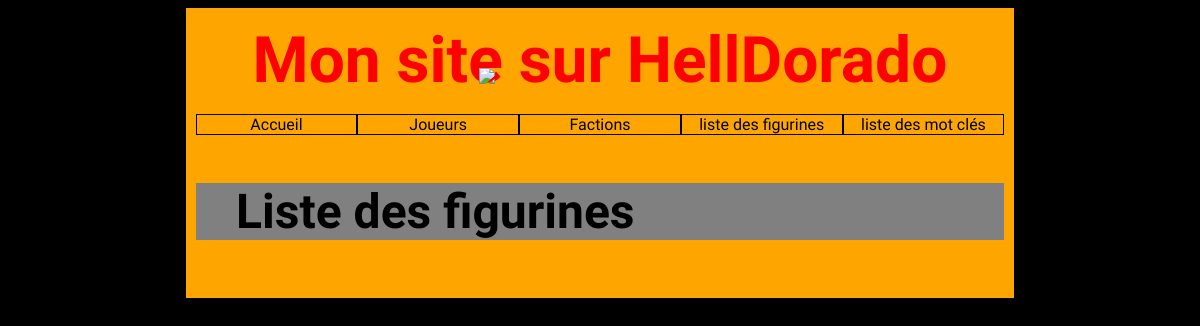
The page /helldorado/figurine/ on the database as committed earlier.
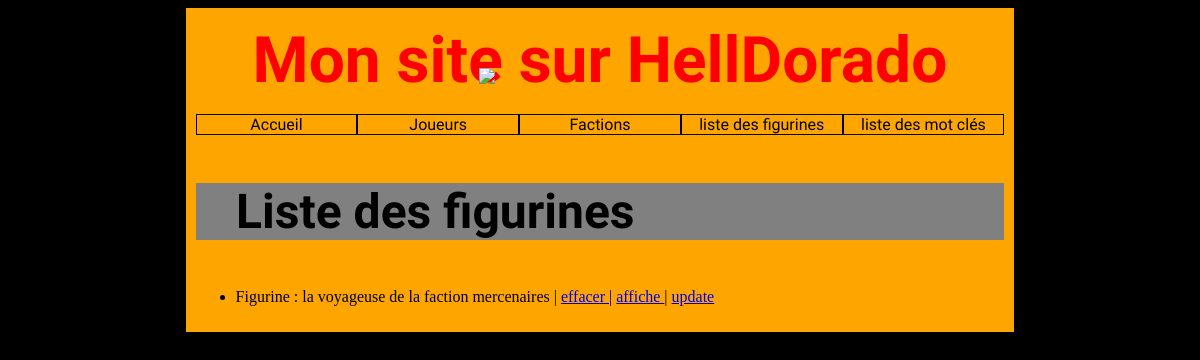
The same page on the database as committed later.
### helldorado/models.py (models this page shows, shortened)
class Figurine(models.Model):
    GRADE = [
        ("officier", "Officier" ),
        ("independant", "indépendant"),
        ("troupier","troupier")
    ]
    name = models.CharField(max_length=100)
    grade = models.CharField(max_length= 30, choices = GRADE, default="troupier")
    hit = models.IntegerField(blank=True)
    move = models.IntegerField()
    fight = models.IntegerField()
    defense = models.IntegerField()
    health = models.IntegerField()
    frequence = models.IntegerField(default=1)
    faction = models.ForeignKey(Faction, on_delete=models.CASCADE)
    keywords = models.ManyToManyField(Keywords, blank=True)
    image = models.ImageField(default=None, upload_to="images", height_field=None, width_field=None)

class Faction(models.Model):
    nom = models.CharField(max_length=50)
    description = models.TextField(blank=True)

### helldorado/views.py (the view)
# urls.py: path("figurine/",views.figurine),
def figurine(request):
    liste = list(models.Figurine.objects.all())
    return render(request, "helldorado/listefigurine.html", {"liste": liste})

### helldorado/templates/helldorado/listefigurine.html (shortened to what this page needs)
{% extends 'helldorado/main.html' %}
{% block content %}
    <h3> Liste des figurines </h3>
        <ul>
    {% for l in liste %}
        <li> Figurine : {{l.name}} de la faction {{l.faction.nom}}
            | <a href="/helldorado/figurine/delete/{{l.id}}"> effacer </a>
            | <a href="/helldorado/figurine/affiche/{{l.id}}"> affiche </a>
            | <a href="/helldorado/figurine/update/{{l.id}}"> update </a></li>
     {% endfor%}
        </ul>
{% endblock%}

### helldorado/templates/helldorado/main.html (shortened to what this page needs)
<!DOCTYPE html>
<html lang="en">
<head>
    {% load static %}
    <link href="{%static 'hell.css'%}" rel="stylesheet" type="text/css"/>
</head>
<body>
 <div class="main">
    <header>
         <h1> Mon site sur HellDorado </h1>
        <img src="{%static 'img/Hell-Dorado-Logo.png' %}"/>
        <nav><a href="/helldorado/"> Accueil </a><a href="/helldorado/joueurs/"> Joueurs </a><a href="/helldorado/faction/">  Factions </a><a href="/helldorado/figurine/"> liste des figurines </a><a href="/helldorado/keywords/"> liste des mot clés </a></nav>
    </header>
        {% block content %}
        {% endblock %}
    </div>
</body>
</html>

### helldorado/static/hell.css (style rules this page uses)
header nav a { flex-basis : 20%; box-sizing : border-box; text-align : center; background-color : orange; color : black; text-decoration : none; text-style : italic; font-family : ubuntu, sans-serif; border : 1px black solid; }
header nav { box-sizing : border-box; display : flex; }
body { background-color : black; }
header h1 { text-align : center; font-family : 'Shadows Into Light', cursive; font-size : 400%; color : red; margin-bottom : 0px; margin-top : 5px; }
header img { position : relative; top : -30px; display : block; width : 30%; margin : auto; }
.main { box-sizing : border-box; width : 70%; margin : auto; background-color : orange; padding : 10px; }
.main h3 { font-family : 'Shadows Into Light', cursive; font-size : 300%; background-color : grey; padding-left : 5%; }

Rows that differ between the two databases and show on the page:
added Figurine: name "la voyageuse", faction.nom "mercenaires"
